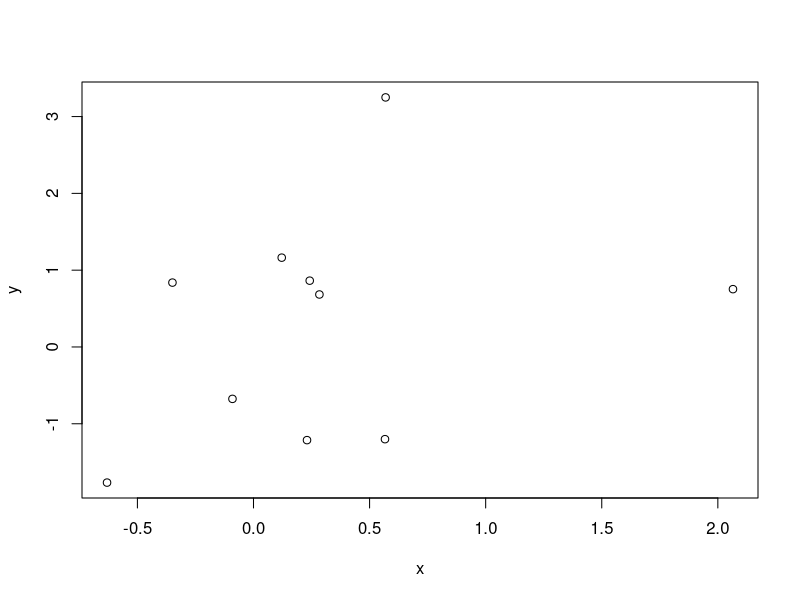
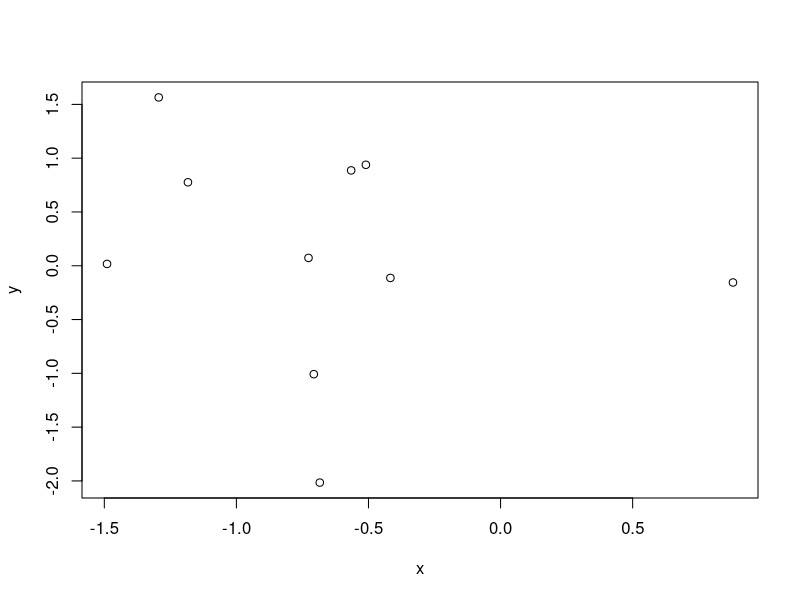
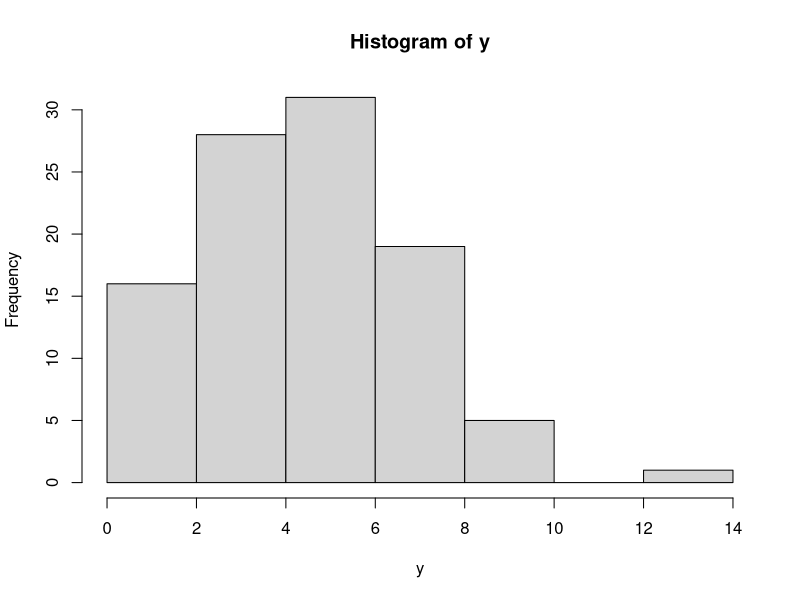
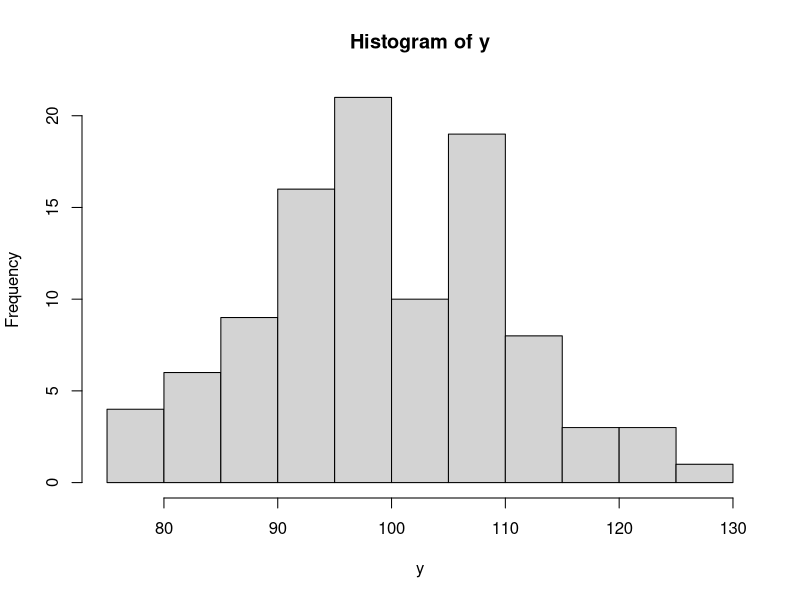

These figures' R source, in order:
## ---- chunk 1
knitr::opts_chunk$set(echo = TRUE)
## ---- chunk 2
rnorm(5)
## ---- chunk 3
set.seed(16)
rnorm(5)
## ---- chunk 4
set.seed(16)
rnorm(5)
## ---- chunk 5
rnorm(n = 5, mean = 0, sd = 1)
## ---- chunk 6
rnorm(10, mean = 0, sd = 2)
## ---- chunk 7
rnorm(6, mean = 50, sd = 20)
## ---- chunk 8
rnorm(10, mean = c(0, 5, 20), sd = 1)
## ---- chunk 9
rnorm(5, mean = c(0, 5, 20), sd = 1)
## ---- chunk 10
x = rnorm(10, 0, 1)
y = rnorm(10, 0, 1)
plot(y ~ x)
## ---- chunk 11
dat = data.frame(x = rnorm(10, 0, 1),
                 y = rnorm(10, 0, 1) )
plot(y ~ x, data = dat)
## ---- chunk 12
runif(5, 0, 1)
## ---- chunk 13
runif(5, 50, 100)
## ---- chunk 14
set.seed(16)
dat = data.frame(x = runif(10, 1, 2),
                 y = rnorm(10, 0, 1) )
lm(y ~ x, data = dat)
## ---- chunk 15
set.seed(16)

dat = data.frame(x = runif(10, 100, 200),
                 y = rnorm(10, 0, 1) )
lm(y ~ x, data = dat)
## ---- chunk 16
rpois(5, lambda = 2.5)
## ---- chunk 17
y = rpois(100, lambda = 5)
## ---- chunk 18
summary(y)
## ---- chunk 19
hist(y)
## ---- chunk 20
y = rpois(100, lambda = 100)
summary(y)
## ---- chunk 21
hist(y)
## ---- chunk 22
letters[1:2]
## ---- chunk 23
LETTERS[10:26]
## ---- chunk 24
rep(letters[1:2], each = 3)
## ---- chunk 25
rep(letters[1:2], times = 3)
## ---- chunk 26
rep(letters[1:2], times = c(2, 3) )
## ---- chunk 27
rep(letters[1:2], length.out = 5)
## ---- chunk 28
rep(letters[1:2], each = 2, times = 3)
## ---- chunk 29
rep(letters[1:2], each = 2, length.out = 7)
## ---- chunk 30
group = rep(letters[1:2], each = 3)
response = rnorm(6, 0, 1)
data.frame(group,
           response)
## ---- chunk 31
data.frame(group = rep(letters[1:2], each = 3),
           response = rnorm(6, 0, 1) )
## ---- chunk 32
data.frame(group = rep(letters[1:2], each = 3),
           factor = rep(LETTERS[3:5], times = 2),
           response = rnorm(6, 0, 1) )
## ---- chunk 33
data.frame(group = rep(letters[1:2], times = 3),
           response = rnorm(6, mean = c(5, 10), sd = 1) )
## ---- chunk 34
data.frame(group = rep(LETTERS[3:4], each = 10),
           x = runif(20, 10, 15),
           y = runif(20, 100, 150))
## ---- chunk 35
set.seed(16)
replicate(n = 3, expr = rnorm(5, 0, 1), simplify = FALSE )
## ---- chunk 36
set.seed(16)
replicate(n = 3, expr = rnorm(5, 0, 1) )
## ---- chunk 37
set.seed(16)
list1 = list() # Make an empty list to save output in
for (i in 1:3) { # Indicate number of iterations with "i"
    list1[[i]] = rnorm(5, 0, 1) # Save output in list for each iteration
}
list1
## ---- chunk 38
replicate(n = 3, 
          data.frame(group = rep(letters[1:2], each = 3),
                     response = rnorm(6, 0, 1) ),
          simplify = FALSE)
